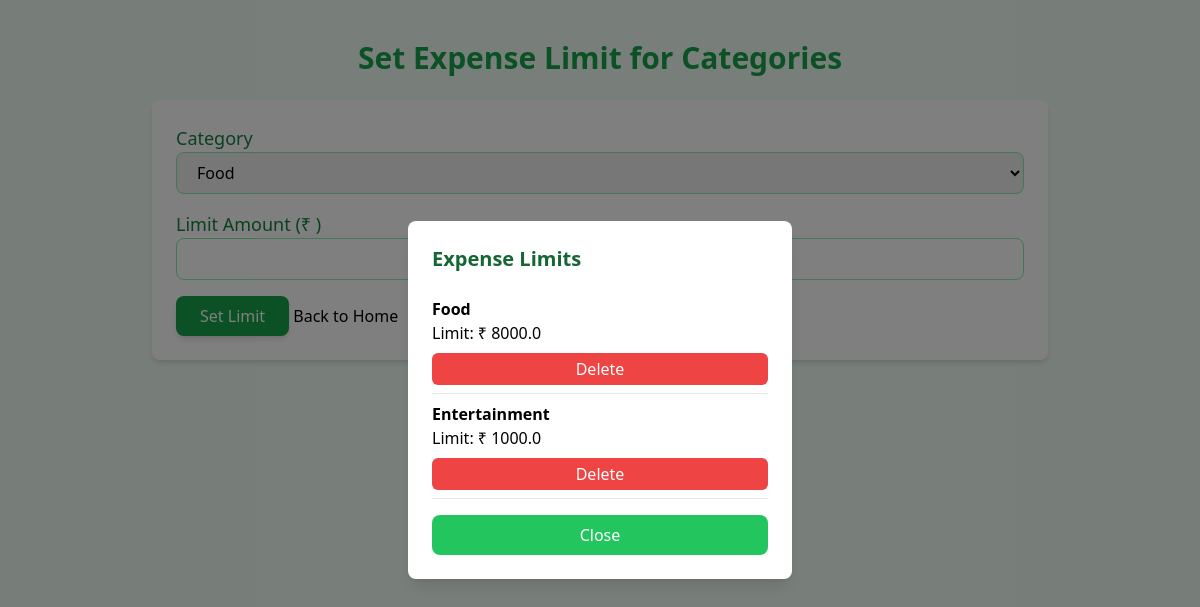
The app's page /set_expense_limit/ (signed in) with its own data.
### ffm/models.py (models this page shows, shortened)
class ExpenseLimit(models.Model):
    user = models.ForeignKey(user_register, on_delete=models.CASCADE)
    expensecategory = models.CharField(max_length=100)
    limit_amount = models.FloatField()

### ffm/views.py (the view, shortened to what this page needs)
# urls.py: path('set_expense_limit/', views.set_category_limit, name='set_expense_limit'),
def set_category_limit(request):
    email = request.session.get('email')
    user = user_register.objects.get(email=email)
    message = ""
    categories = Expense.objects.values_list('expensecategory', flat=True).distinct()
    expense=ExpenseLimit.objects.filter(user=user)
    return render(request, 'addlimit.html', {
        'categories': categories,
        'message': message,
        'expense':expense
    })

### ffm/templates/addlimit.html (shortened to what this page needs)
<!DOCTYPE html>
<html lang="en">
<head>
    <script src="https://cdn.tailwindcss.com"></script>
</head>
<body class="bg-green-50 font-sans">
    <div class="max-w-4xl mx-auto py-10">
        <h1 class="text-3xl font-bold text-green-600 text-center mb-6">Set Expense Limit for Categories</h1>
        <form method="post" class="bg-white shadow-md rounded-lg p-6">
            <div class="mb-4">
                <label for="category" class="block text-lg font-medium text-green-700">Category</label>
                <select id="category" name="category" class="w-full border border-green-300 rounded-lg px-4 py-2">
                    {% for category in categories %}
                    <option value="{{ category }}">{{ category }}</option>
                    {% endfor %}
                </select>
            </div>
            <div class="mb-4">
                <label for="limit" class="block text-lg font-medium text-green-700">Limit Amount (₹ )</label>
            </div>
            <button type="submit" class="bg-green-600 text-white px-6 py-2 rounded-lg shadow-md hover:bg-green-700">
                Set Limit
            </button>
            <a href="/home/" class="back-button">Back to Home</a>
        </form>
    </div>
    <div id="expenseModal" class="fixed inset-0 flex items-center justify-center bg-black bg-opacity-50 hidden">
        <div class="bg-white p-6 rounded-lg shadow-lg w-96">
            <h2 class="text-xl font-bold text-green-800">Expense Limits</h2>
            <ul class="mt-4">
                {% for status in expense %}
                <li class="border-b py-2">
                    <strong>{{ status.expensecategory }}</strong><br>
                    Limit: ₹ {{ status.limit_amount }}
                    <form action="{% url 'delete_expense_limit' status.id %}" method="POST" class="mt-2">
                        <button type="submit" class="bg-red-500 text-white px-4 py-1 rounded-md hover:bg-red-600 w-full"
                            onclick="return confirm('Are you sure you want to delete this limit?');">
                            Delete
                        </button>
                    </form>
                </li>
                {% endfor %}
            </ul>
            <button id="closeModal" class="mt-4 bg-green-500 text-white px-4 py-2 rounded-lg hover:bg-green-600 w-full">
                Close
            </button>
        </div>
    </div>
</body>
</html>

### records on screen
ExpenseLimit: expensecategory "Food", limit_amount "8000.0"
ExpenseLimit: expensecategory "Entertainment", limit_amount "1000.0"

### other values on screen
form field category "Food"
